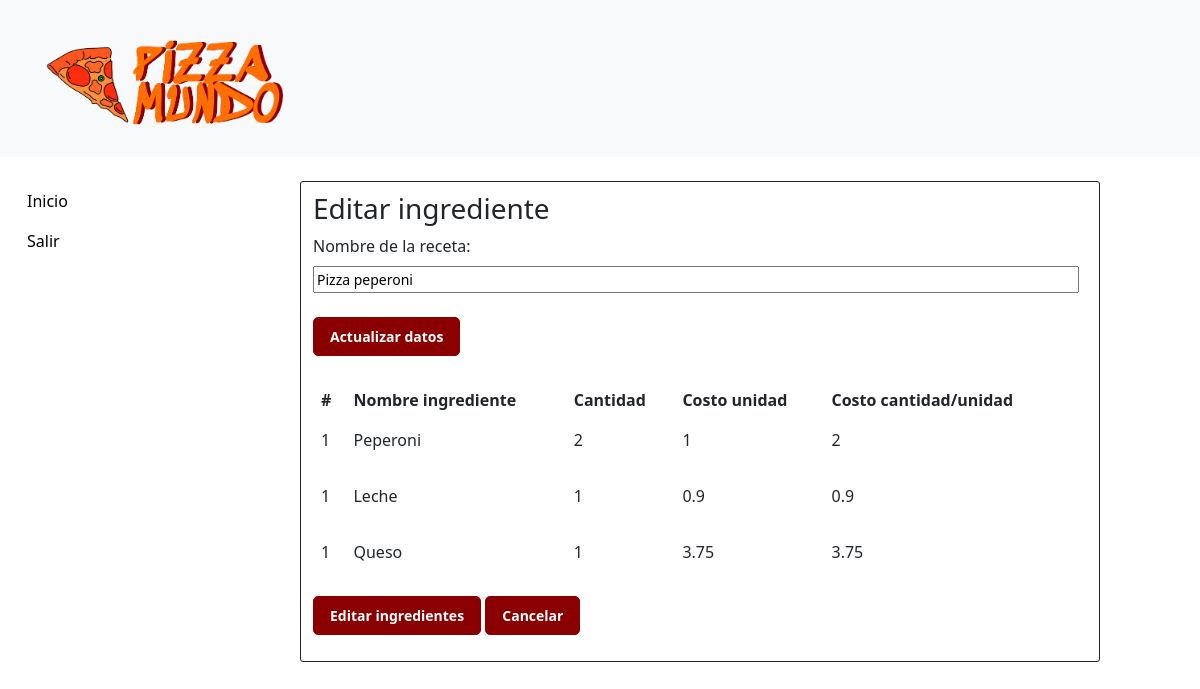
The app's page /html/Produccion/editar_receta.php?editid=1 with its own data.
### tables this page shows
CREATE TABLE `datos_receta` (
  `Codigo` int(100) NOT NULL,
  `NombreReceta` varchar(100) NOT NULL,
  `PrecioReceta` float NOT NULL,
  `FechaCreacion` datetime NOT NULL DEFAULT CURRENT_TIMESTAMP,
  `Active` int(10) NOT NULL DEFAULT '1'
);

CREATE TABLE `ingredientes_receta` (
  `Codigo` varchar(100) NOT NULL,
  `Nombre` varchar(100) NOT NULL,
  `Cantidad` float NOT NULL,
  `PrecioUnidad` float NOT NULL,
  `PrecioTotal` float NOT NULL
);

### html/Produccion/editar_receta.php (the view, shortened to what this page needs)
<?php
include('../dbconnection.php');
?>
<!doctype html>
<html>
<head>
    <link rel="stylesheet" href="https://stackpath.bootstrapcdn.com/bootstrap/4.5.0/css/bootstrap.min.css">
    <link rel="stylesheet" href="https://maxcdn.bootstrapcdn.com/font-awesome/4.7.0/css/font-awesome.min.css">
    <link href="../../css/estilo_inicio_administrador.css" rel="stylesheet" type="text/css">
    <link href="https://cdn.jsdelivr.net/npm/bootstrap@5.3.0/dist/css/bootstrap.min.css" rel="stylesheet"
>
</head>
<body>
    <header>
        <nav class="navbar bg-body-tertiary mb-4">
            <div class="container-fluid">
                <a class="navbar-brand" href="inicio_administrador.html">
                    <img src="../../img/logo-icon-both.png" alt="Logo" width="300px" height="130px"
                        class="d-inline-block align-text-top">
                </a>
            </div>
        </nav>
    </header>
    <div class="container-fluid">
        <div class="row">
            <div class="col-sm-12 col-md-12 col-lg-3 col-xl-3 ">
                <nav>
                    <ul class="nav flex-column">
                        <li class="nav-item">
                            <a href="index.php">Inicio</a>
                        </li>
                        <li class="nav-item">
                            <a href="../cerrar_sesion.php">Salir</a>
                        </li>
                    </ul>
                </nav>
            </div>
            <div class="col col-sm-12 col-md-12 col-lg-8 col-xl-8 m-0">
                <h3>Editar ingrediente</h3>
                <div id="ingredientsContainer">
                    <form action="" method="POST">
                        <?php
                        $eid = $_GET['editid'];
                        $ret = mysqli_query($con, "select * from datos_receta where Codigo='$eid'");
                        while ($row = mysqli_fetch_array($ret)) {
                            ?>
                            <div class="form-group">
                                <label for="nombre">Nombre de la receta: </label>
                                <input type="text" id="nombre" name="nombre" value="<?php echo $row['NombreReceta']; ?>"
                                    required><br><br>
                                <?php
                        } ?>
                            <div class="form-group">
                                <button type="submit" class="boton perz" name="submit">Actualizar datos</button>
                            </div>
                    </form>
                    <table class="table my-4 table-borderless m-0">
                        <thead>
                            <tr>
                                <th>#</th>
                                <th>Nombre ingrediente</th>
                                <th>Cantidad</th>
                                <th>Costo unidad</th>
                                <th>Costo cantidad/unidad</th>
                                <?php
                                $ret = mysqli_query($con, "select * from ingredientes_receta where Codigo='$eid'");
                                $row = mysqli_num_rows($ret);
                                if ($row > 0) {
                                    while ($row = mysqli_fetch_array($ret)) {
                                        ?>
                                        <th>
                                        </th>
                                    </tr>
                                </thead>
                                <tbody>
                                    <tr <?php echo $rowClass; ?>>
                                        <td>
                                            <?php echo $row['Codigo']; ?>
                                        </td>
                                        <td>
                                            <?php echo $row['Nombre']; ?>
                                        </td>
                                        <td>
                                            <?php echo $row['Cantidad']; ?>
                                        </td>
                                        <td>
                                            <?php echo $row['PrecioUnidad']; ?>
                                        </td>
                                        <td>
                                            <?php echo $row['PrecioTotal']; ?>
                                        </td>
                                    </tr>
                                    <?php
                                    }
                                } else { ?>
                                <tr>
                                    <th style="text-align:center; color:red;" colspan="6"></th>
                                </tr>
                            <?php } ?>
                        </tbody>
                    </table>
                    <a href="editar_ingrediente_receta.php?editid=<?php echo htmlentities($eid); ?>" class="boton perz"> Editar ingredientes  </a>
                    <a href="index.php" class="boton perz">Cancelar</a>
                </div>
            </div>
        </div>
    </div>
</body>
</html>

### css/estilo_inicio_administrador.css (style rules this page uses)
body { font-family: 'Averia Serif Libre', cursive; margin: 0; background-color: #e94b01; }
ul { list-style-type: none; margin: 0; padding: 0; background-color: white; }
li a { display: block; padding: 8px 15px; color: #000; text-decoration: none; }
table { background-color: white; border-collapse: collapse; border-radius: 5px; padding: 0%; }
#ingredientsContainer { border: 0px solid; }
#ingredientsContainer input { flex: 1; font-size: 14px; width: 99%; outline: none; }
td { padding: 8px; }
.col { padding: 10px; border: 1px solid; border-radius: 3px; }
.boton { display: inline-block; padding: 8px 16px; font-size: 14px; font-weight: bold; text-decoration: none; border: 1px solid #ccc; border-radius: 5px; cursor: pointer; text-align: center; white-space: nowrap; }
.perz { color: #fff; background-color: #8a0000; border-color: #8a0000; }

### records on screen
datos_receta: nombre "Pizza peperoni"
ingredientes_receta: Codigo "1", Nombre "Peperoni", Cantidad "2", PrecioUnidad "1", PrecioTotal "2"
ingredientes_receta: Codigo "1", Nombre "Leche", Cantidad "1", PrecioUnidad "0.9", PrecioTotal "0.9"
ingredientes_receta: Codigo "1", Nombre "Queso", Cantidad "1", PrecioUnidad "3.75", PrecioTotal "3.75"
